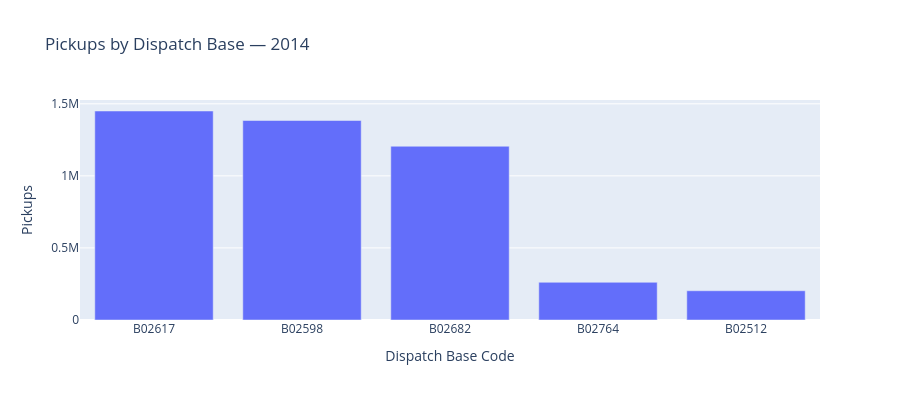

Notebook source saved alongside this figure:
### Markdown cell above
**Observation:** Manhattan dominates both years but its share dropped from ~77% (2014) to ~72% (2015), while Brooklyn (+3pp to ~16%) and Queens (+1.5pp to ~9.5%) gained share. This confirms Uber's expansion into outer boroughs between the two periods. Bronx, Staten Island, and EWR remain negligible (<2% each).

### 3.5 Dispatch Base Analysis (2014)

### Code cell
base_counts = df_2014.groupby("Base").size().reset_index(name="count")
base_counts = base_counts.sort_values("count", ascending=False)

fig = px.bar(
    base_counts,
    x="Base",
    y="count",
    title="Pickups by Dispatch Base — 2014",
    labels={"Base": "Dispatch Base Code", "count": "Pickups"},
    height=400,
)
fig.write_image("reports/figures/02_05_dispatch_bases.png", width=1200, height=700, scale=2)
fig.show()

### Figure 1 — Plotly figure (JSON) as saved in the notebook; plotly's stock layout.template omitted (floating-point values rounded to 4 significant figures)
{"data": [{"hovertemplate": "Dispatch Base Code=%{x}<br>Pickups=%{y}<extra></extra>", "legendgroup": "", "marker": {"color": "#636efa", "pattern": {"shape": ""}}, "name": "", "orientation": "v", "showlegend": false, "textposition": "auto", "type": "bar", "x": ["B02617", "B02598", "B02682", "B02764", "B02512"], "xaxis": "x", "y": [1449959, 1384053, 1205356, 261470, 202915], "yaxis": "y"}], "layout": {"barmode": "relative", "height": 400, "legend": {"tracegroupgap": 0}, "title": {"text": "Pickups by Dispatch Base — 2014"}, "xaxis": {"anchor": "y", "domain": [0, 1], "title": {"text": "Dispatch Base Code"}}, "yaxis": {"anchor": "x", "domain": [0, 1], "title": {"text": "Pickups"}}}}
